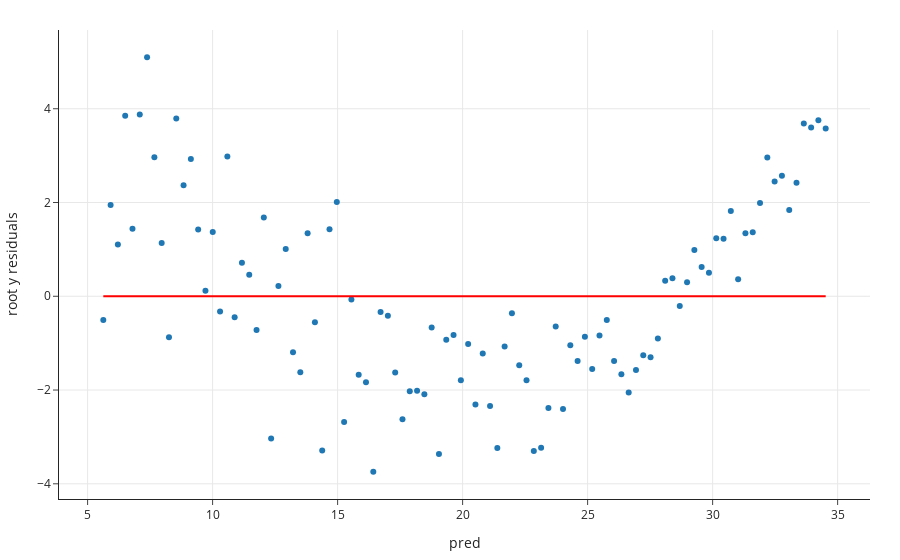

Write notebook code for a chart like this one.
### Markdown cell above
Hmm... the relationship certainly looks _more_ linear than before, but still not quite linear. Let's look at the residual plot:

### Code cell
create_residual_plot(df_2, 'x', 'root y')
